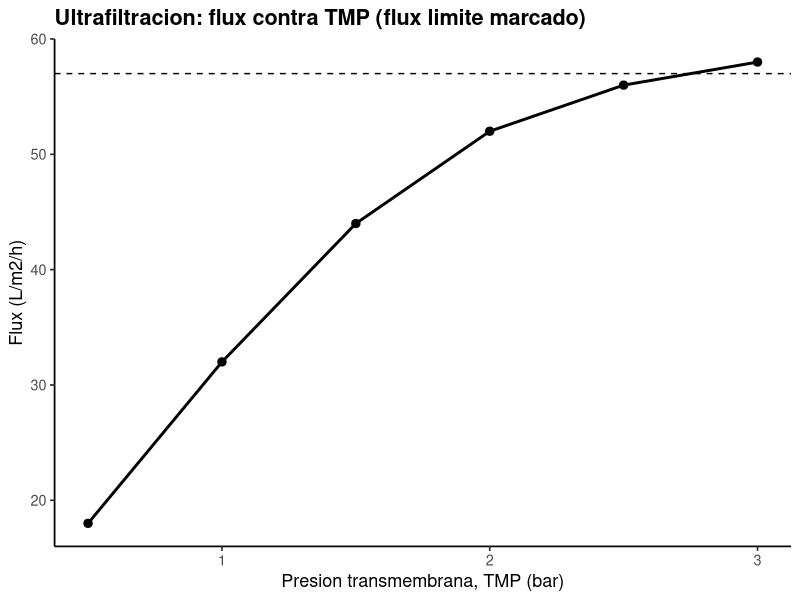
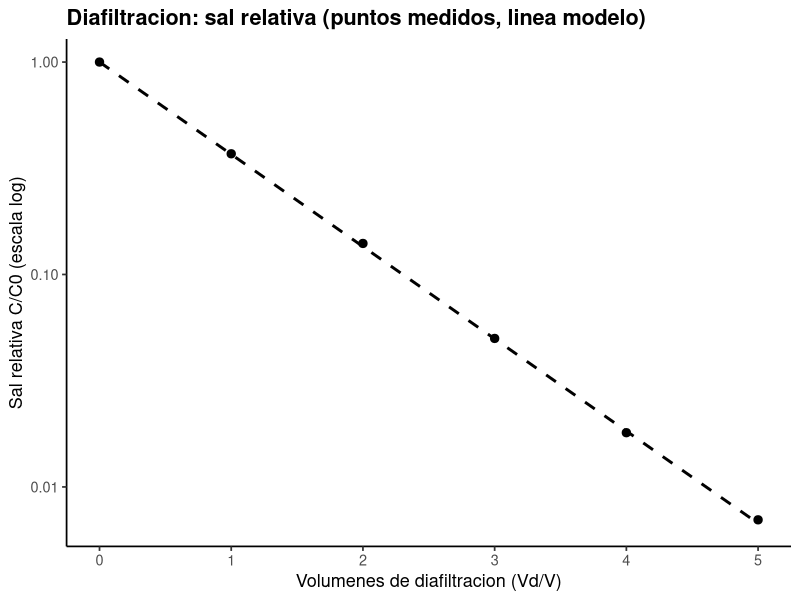
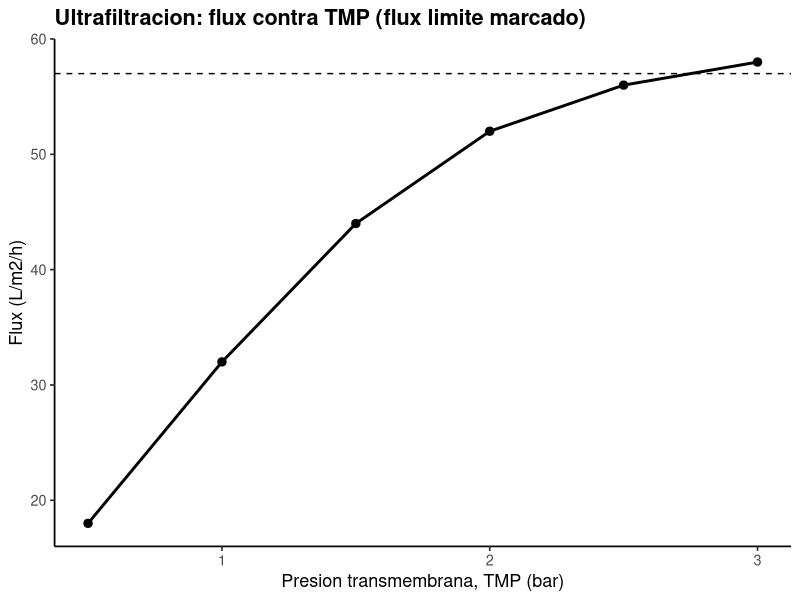
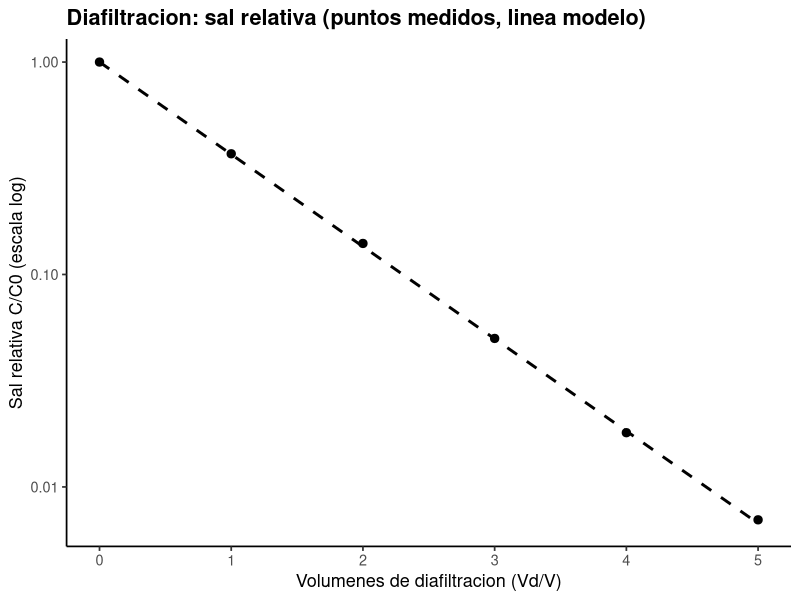

Generate these figures, in order, with R:
# ==========================================================================
# 05. Ultrafiltracion: flux contra presion y diafiltracion
# ==========================================================================
# Autor: Dr. Jose Juan Torres Martinez
# Docente de Ciencias Quimicas
# Universidad Autonoma de San Luis Potosi (UASLP)
# Mexico
#
# Material academico para estudiantes
# Serie "Bioseparaciones" - Teoria, Unidad 5. Ultrafiltracion
#
# Descripcion: Se analiza el flux medido contra la presion transmembrana (TMP): en la zona controlada por presion el flux es lineal y su pendiente es la permeabilidad hidraulica; a TMP alta el flux se estabiliza en el flux limite por polarizacion. Tambien se calcula la caida de sal en diafiltracion a volumen constante, C = C0 * exp(-Vd/V).
#
# Objetivos de aprendizaje:
#   - Calcular la permeabilidad hidraulica en la zona lineal.
#   - Identificar el flux limite por polarizacion de concentracion.
#   - Calcular cuantos volumenes de diafiltracion hacen falta para bajar la sal a un valor dado.

# Datos: datos_flux.csv (flux medido contra TMP) y datos_diafiltracion.csv (sal relativa medida contra volumenes de diafiltracion).
# ==========================================================================

library(tidyverse)

# --------------------------------------------------------------------------
# 1. Flux contra TMP: zona lineal y flux limite
# --------------------------------------------------------------------------
datos <- read_csv("datos_flux.csv", show_col_types = FALSE)

# Zona controlada por presion: los tres primeros puntos (TMP hasta 1.5 bar).
# J = Lp * TMP; la pendiente de la recta es Lp.
ajuste_lp <- lm(flux_L_m2_h ~ tmp_bar - 1,
                data = filter(datos, tmp_bar <= 1.5))
lp <- coef(ajuste_lp)[["tmp_bar"]]
print(tibble(permeabilidad_L_m2_h_bar = lp))

# Flux limite: media de los dos ultimos puntos, donde el flux ya no sube.
flux_limite <- datos %>%
  filter(tmp_bar >= 2.5) %>%
  summarise(flux_limite = mean(flux_L_m2_h)) %>%
  pull(flux_limite)
print(tibble(flux_limite_L_m2_h = flux_limite))

# --------------------------------------------------------------------------
# 2. Diafiltracion a volumen constante
# --------------------------------------------------------------------------
# Modelo: C/C0 = exp(-Vd/V), donde Vd/V es el numero de volumenes de
# diafiltracion. Se compara el modelo con la sal medida.
datos_dia <- read_csv("datos_diafiltracion.csv", show_col_types = FALSE)

datos_dia <- datos_dia %>%
  mutate(concentracion_sal_relativa_modelo =
           exp(-volumenes_diafiltracion))

print(datos_dia)

# Volumenes para bajar la sal al 1% del valor inicial: -ln(0.01).
print(tibble(volumenes_para_1_porciento = -log(0.01)))

# --------------------------------------------------------------------------
# 3. Grafica 1: flux contra TMP
# --------------------------------------------------------------------------
grafica_flux <- ggplot(datos, aes(x = tmp_bar, y = flux_L_m2_h)) +
  geom_hline(yintercept = flux_limite, linetype = "dashed") +
  geom_line(linewidth = 1) +
  geom_point(size = 2.5) +
  labs(
    x = "Presion transmembrana, TMP (bar)",
    y = "Flux (L/m2/h)",
    title = "Ultrafiltracion: flux contra TMP (flux limite marcado)"
  ) +
  theme_classic(base_size = 13) +
  theme(plot.title = element_text(face = "bold"))

print(grafica_flux)

# --------------------------------------------------------------------------
# 4. Grafica 2: sal relativa en diafiltracion
# --------------------------------------------------------------------------
grafica_dia <- ggplot(
  datos_dia,
  aes(x = volumenes_diafiltracion,
      y = concentracion_sal_relativa_medida)
) +
  geom_line(aes(y = concentracion_sal_relativa_modelo),
            linetype = "dashed", linewidth = 1) +
  geom_point(size = 2.5) +
  scale_y_log10() +
  labs(
    x = "Volumenes de diafiltracion (Vd/V)",
    y = "Sal relativa C/C0 (escala log)",
    title = "Diafiltracion: sal relativa (puntos medidos, linea modelo)"
  ) +
  theme_classic(base_size = 13) +
  theme(plot.title = element_text(face = "bold"))

print(grafica_dia)

# --------------------------------------------------------------------------
# 5. Exportar las graficas
# --------------------------------------------------------------------------
ggsave("05_flux.png", grafica_flux,
       width = 18, height = 12, units = "cm", dpi = 300)
ggsave("05_diafiltracion.png", grafica_dia,
       width = 18, height = 12, units = "cm", dpi = 300)

# --------------------------------------------------------------------------
# Interpretacion
# --------------------------------------------------------------------------
# - El flux sube lineal con la TMP hasta 1.5 bar y luego se estabiliza cerca del flux limite: subir mas la presion ya no aumenta el flux.
# - La sal cae de forma exponencial con los volumenes de diafiltracion; los puntos medidos siguen el modelo C = C0 * exp(-Vd/V).

# --------------------------------------------------------------------------
# Que aprendimos
# --------------------------------------------------------------------------
# - La permeabilidad hidraulica sale de la pendiente en la zona lineal y el flux limite de la zona plana.
# - La diafiltracion lava la sal sin concentrar la proteina, y el modelo dice cuantos volumenes hacen falta para un objetivo dado.
